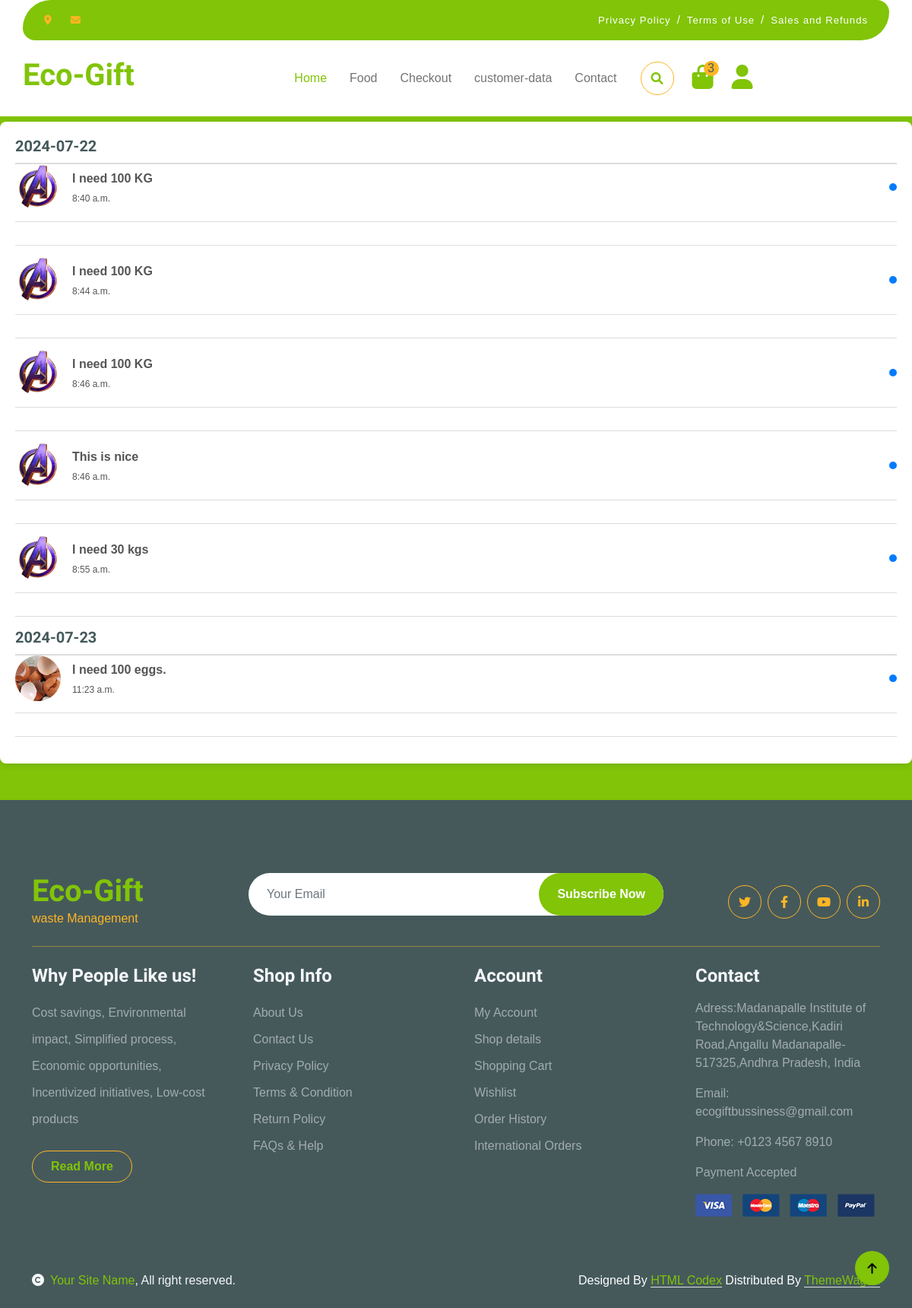
The page /products/notifications on the database as committed earlier.
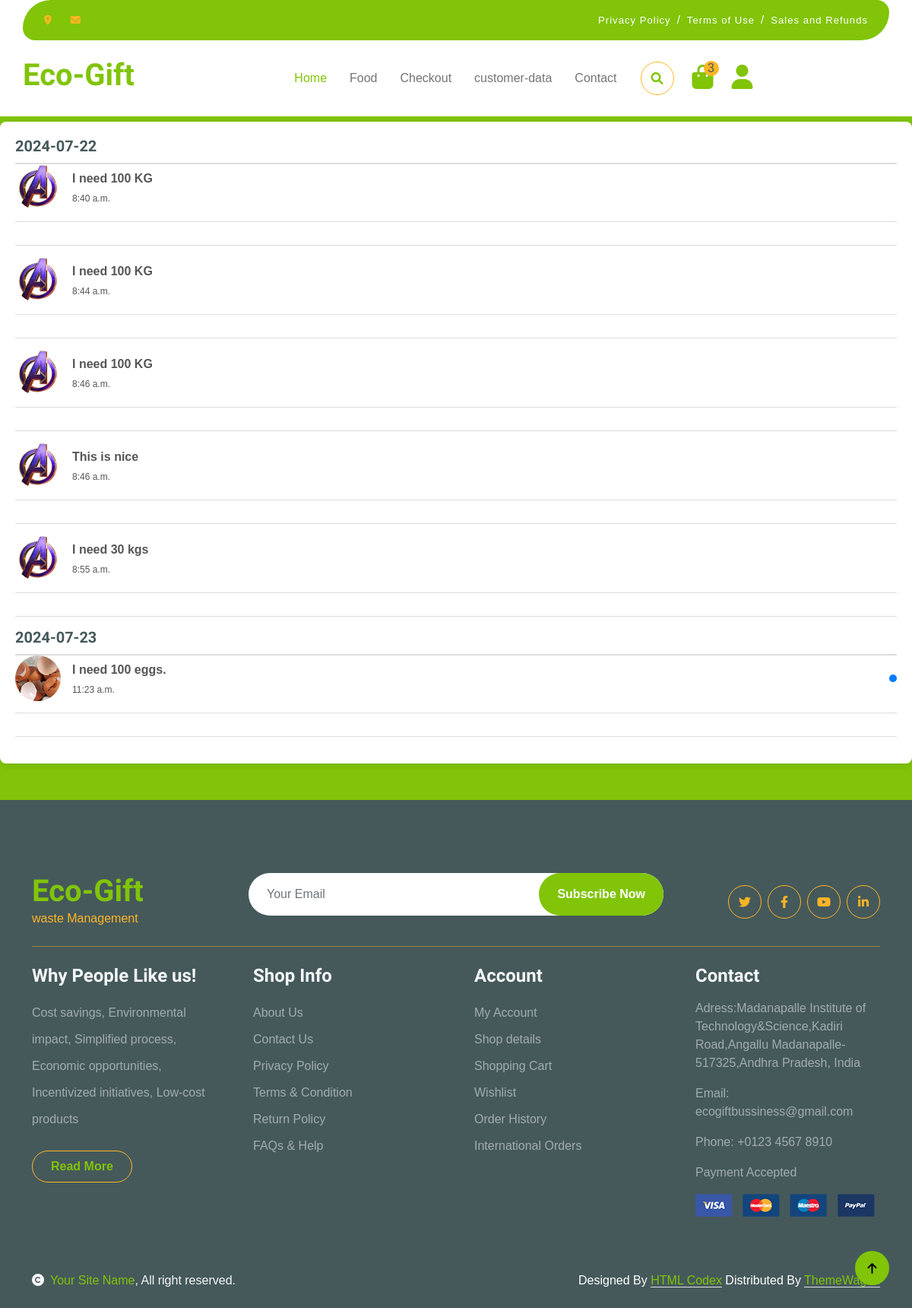
The same page on the database as committed later.
### products/models.py (models this page shows, shortened)
class ExtraItem(models.Model):
  product = models.ForeignKey(Product, on_delete=models.CASCADE, related_name='queries')
  query = models.TextField(verbose_name='Query')
  time_posted = models.DateTimeField(auto_now_add=True)
  customer = models.ForeignKey(Customer, on_delete=models.CASCADE)
  flag = models.BooleanField(default=False)
  read = models.BooleanField(default=False)
  class Meta:
      managed = True

class Product(models.Model):
  Name = models.CharField(max_length=255)
  Description = models.TextField(blank=True)
  Price = models.CharField(max_length=10)
  Category = models.ForeignKey(Category, on_delete=models.CASCADE)
  Image = models.ImageField(upload_to='products/', blank=True)
  Seller = models.ForeignKey(Seller, on_delete=models.CASCADE, default = 1)
  units = models.CharField(max_length=20,default="Kg")

### products/views.py (the view)
# urls.py: path('notifications', views.notifications_view, name="notifications"),
def notifications_view(request):
    extra_items = ExtraItem.objects.all().order_by('time_posted')
    notifications = {}
    for item in extra_items:
        if str(item.time_posted.date()) in notifications:
            notifications[str(item.time_posted.date())].append(item)
        else:
            notifications[str(item.time_posted.date())] = [item]
    print(notifications)
    return render(request, "notifications.html", context={
        "notifications": notifications,
    })

### templates/notifications.html (shortened to what this page needs)
{% extends "base.html" %}
{% load static %}
{% block style %}
    <link rel="stylesheet" href="https://cdnjs.cloudflare.com/ajax/libs/font-awesome/6.0.0-beta3/css/all.min.css">
{% endblock style %}
{% block content %}
    <div class="position-relative" style="margin-top: 20vh">
        <div id="notifications-content" class="notification-section">
        {% for date, notification in notifications.items %}
            <h3>{{ date }}</h3>
            {% for notice in notification %}
            <div class="notification-item">
            <a href="{% url 'shop-details' notice.product.id %}"  style="display: flex;
            flex-direction: row;
            align-items: center;
            margin-bottom: 15px;
            border-bottom: 1px solid #ddd;
            padding-bottom: 15px;">
                <img src="{{ notice.product.Image.url }}" alt="{{ notice.product.Name }}">
                <div class="details">
                    <p><strong>{{ notice.query }}</strong></p>
                    <p class="time">{{ notice.time_posted.time }}</p>
                </div>
            {% if not notice.read %}
            <div class="dot"></div>
            {% endif %}
            </div>
            {% endfor %}
        {% endfor %}
        </div>
    </div>
{%endblock%}

Rows that differ between the two databases and show on the page:
changed ExtraItem (number 1 of 6 on the later page): read False → True (drawn)
changed ExtraItem (number 2 of 6 on the later page): read False → True (drawn)
changed ExtraItem (number 3 of 6 on the later page): read False → True (drawn)
changed ExtraItem "This is nice": read False → True (drawn)
changed ExtraItem "I need 30 kgs": read False → True (drawn)
